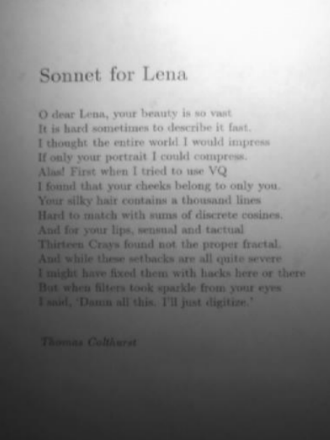
#> input picture img/img5.png, 330 x 440 px
$ python 6_3.py
#> lines starting #> are read from the running program, lines starting #| are printed output that depends on the picture; after the words box and inside, x2 and y2 are one past the last pixel; in counts of white or black regions, pixels touching at a corner belong together
### all6.py
import cv2 as cv
import numpy as np
import matplotlib.pyplot as plts

def thresholding(img, num):
    size = img.shape
    for i in range(size[0]):
        for j in range(size[1]):
            k = img[i, j]
            if(k[0] < num and k[1] < num and k[2] < num):
                img[i, j] = [255, 255, 255]
            else:
                img[i, j] = [0, 0, 0]
    return img

# [14 lines left out: function addImage, not called in this run]


def subtractImage(img1_path, img2_path, c, num_thresholding):
    img1 = cv.imread(img1_path)
    img2 = cv.imread(img2_path)

    output = np.zeros((len(img1),len(img1[0]),3),np.uint8)
    rows, columns, channels = img1.shape

    for i in range(0, rows,1):
        for j in range(0, columns, 1):
            output[i, j] = abs((img1[i][j]/2) - (img2[i][j]/2)) + c

    diff = thresholding(output, num_thresholding)
    return diff


# [12 lines left out: function subtract, not called in this run]

### 6_3.py
import cv2 as cv
import numpy as np
import matplotlib.pyplot as plts
from all6 import subtractImage

def thresholding(img, num):
    size = img.shape
    for i in range(size[0]):
        for j in range(size[1]):
            k = img[i, j]
            if(k[0] < num and k[1] < num and k[2] < num):
                img[i, j] = [255, 255, 255]
            else:
                img[i, j] = [0, 0, 0]
    return img

img1 = cv.imread('img/img5.png')
#> img1 is the input picture: shape (440, 330, 3); min 34, max 251, mean 133.7
img2 = cv.imread('img/img6.png')
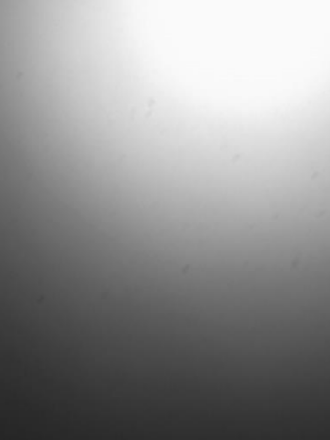
#> input picture img/img6.png, 330 x 440 px
#> img2 is the input picture: shape (440, 330, 3); min 37, max 251, mean 145

rows, columns, channels = img1.shape
#> rows = 440; columns = 330; channels = 3
res = cv.resize(img2, dsize=(columns, rows), interpolation=cv.INTER_CUBIC)
output = np.zeros((len(img1),len(img1[0]),3),np.uint8)
#> output: shape (440, 330, 3); every value is 0

for i in range(0, rows, 1):
    for j in range(0, columns, 1):
        output[i, j] =  abs((img1[i][j]/2) - (img2[i][j]/2)) - 100
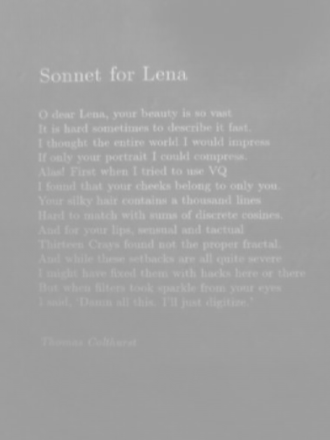
#> output: shape (440, 330, 3); min 156, max 214, mean 161.9

diff = thresholding(output, 169)
#> after the loop in thresholding, `for i in range(size[0]):`:
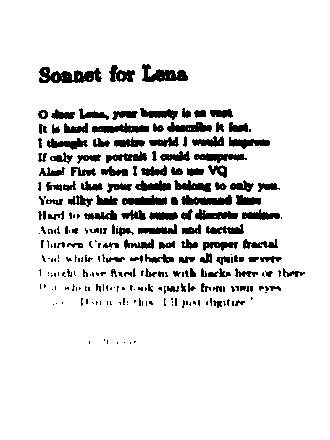
#> img: shape (440, 330, 3); 89.6% white; 251 black regions (130 under 20 px), largest, box (x1, y1, x2, y2) and area: (39, 67, 102, 83) 619, (142, 64, 188, 82) 454, (181, 195, 232, 205) 361

subtractImage('img/img5.png', 'img/img6.png', -100, 169)

#cv.imshow('Ejercicio 3', diff)

if cv.waitKey(0) & 0xff == 27:
#> (key Esc is pressed here)
    cv.destroyAllWindows()
